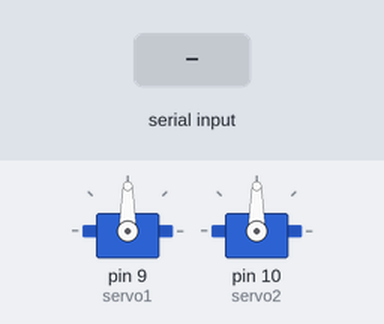
Recording of a sketch running on a simulated Arduino Uno, built with avr-gcc and run on an emulated ATmega328P. Shown: 2 × servo. The inputs (shaded band) are chosen by the test bench.

Above: at 1.2 s.
1.3 s: "1" received over Serial
At 1.45 s:
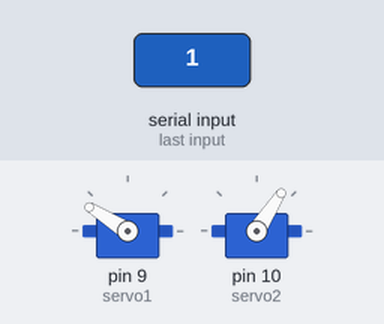
At 2.05 s:
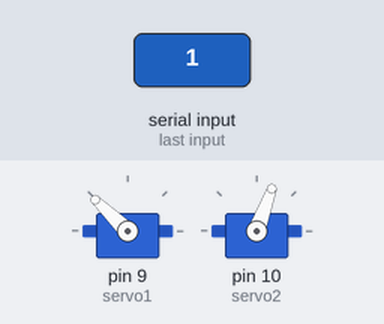
Timing chart, 0 to 13.3 s (numbered marks = the images above; inputs shaded):
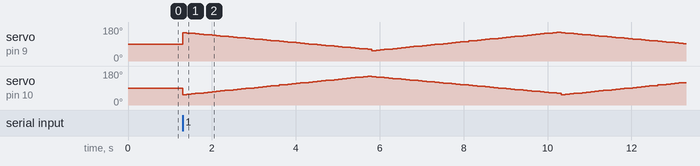

The sketch:

servos.ino
```cpp
/** Encabezado:
 * @file servos.ino
 * @brief Programa de los servos de la galeria de tiro automatizada controlada por arduino y android
 * @author [Victor Caro Pastor](https://github.com/Vicaro1)
 * @version  V2.1
 * @date  07-07-2016
*/
#include <Servo.h> // libreria para los servos

int angulo1=0; // variable para guardar el valor del angulo1 del servo
int angulo2=0; // variable para guardar el valor del angulo2 del servo
int estado=0;  // variable para guardar el valor del bluetooth
int lado = 0;  // variable para guardar el valor del lado
int x=0;       // variable para guardar los grados de los servos

Servo servo1; // apodo para el servo 1
Servo servo2; // apodo para el servo 2

/*~~~~~~~~~~~~~~~~~~~~~~~~~~~~~~~~~~~~~~~~~~~~~~~~~~~~~~~~~~~~~~~~~~~~~~~~~~~~~~~~~~~~~~~~~~~~~~~~~~~~~~~~~~~~~~~~~~~~*/
/*~~~~~~~~~~~~~~~~~~~~~~~~~~~~~~~~~~~~~~~~~~~~~~~~ SETUP ~~~~~~~~~~~~~~~~~~~~~~~~~~~~~~~~~~~~~~~~~~~~~~~~~~~~~~~~~~~~~*/
/*~~~~~~~~~~~~~~~~~~~~~~~~~~~~~~~~~~~~~~~~~~~~~~~~~~~~~~~~~~~~~~~~~~~~~~~~~~~~~~~~~~~~~~~~~~~~~~~~~~~~~~~~~~~~~~~~~~~~*/
// Esto lo hara al comienzo de cada "partida" solo una vez
void setup()
{
 Serial.begin(9600); // iniciamos la comunicacion serial para el bluetooth y el movil
 servo1.attach(9);   // indicamos el pin PWM del servo 1
 servo2.attach(10);  // indicamos el pin PWM del servo 2
}

/*~~~~~~~~~~~~~~~~~~~~~~~~~~~~~~~~~~~~~~~~~~~~~~~~~~~~~~~~~~~~~~~~~~~~~~~~~~~~~~~~~~~~~~~~~~~~~~~~~~~~~~~~~~~~~~~~~~~~*/
/*~~~~~~~~~~~~~~~~~~~~~~~~~~~~~~~~~~~~~~~~~~~~~~~~ LOOP ~~~~~~~~~~~~~~~~~~~~~~~~~~~~~~~~~~~~~~~~~~~~~~~~~~~~~~~~~~~~~~*/
/*~~~~~~~~~~~~~~~~~~~~~~~~~~~~~~~~~~~~~~~~~~~~~~~~~~~~~~~~~~~~~~~~~~~~~~~~~~~~~~~~~~~~~~~~~~~~~~~~~~~~~~~~~~~~~~~~~~~~*/
// lo que repetira una y otra vez
void loop()
{
 if(Serial.available()>0) // nos aseguramos que el puerto serial esta habilitado y tiene una variable minimo
 {
 estado=Serial.read(); // la valor de la variable estado sera la lectura serial
 }

 if(estado=='1') // si estado igual a 1 (encender) entonces...
 {
   if (lado ==0)
   {
    for (x=0; x<180; x+=4) // para un angulo igual a 40º y menor a 180º, suma 5º
    {
     angulo1 = map (x, 0, 180, 150, 60); // equivalencias para el servo y los angulos
     angulo2 = map (x, 0, 180, 55, 155); // equivalencias para el servo y los angulos
     servo1.write(angulo1);  // posicionamos el servo1
     servo2.write(angulo2);  // posicionamos el servo2
     delay(100);
    }
    lado = 1;
   }
   if (lado ==1)
   {
    for (x=0; x<180; x+=4) // para un angulo igual a 40º y menor a 180º, suma 5º
    {
     angulo2 = map (x, 0, 180, 150, 60); // equivalencias para el servo y los angulos
     angulo1 = map (x, 0, 180, 55, 155); // equivalencias para el servo y los angulos
     servo1.write(angulo1);  // posicionamos el servo1
     servo2.write(angulo2);  // posicionamos el servo2
     delay(100);
    }
    lado = 0;
  }
}
 if(estado=='2') // si estado igual a 2 (apagar) entonces...
 {
  angulo1 = 98;
  angulo2 = 100;
  servo1.write(angulo1);  // posicionamos el servo1
  servo2.write(angulo2);  // posicionamos el servo2
  delay(100);
 }
}
```

Measured:
- after the input at 1.3 s, servo on pin 9 (servo1): 90° → 150° at once, → 148° 0.10 s later, → 146° 0.10 s later, → 144° 0.10 s later, … (120 changes in this stretch); servo on pin 10 (servo2): 90° → 55° at once, → 57° 0.10 s later, → 59° 0.10 s later, → 61° 0.10 s later, … (120 changes in this stretch)
